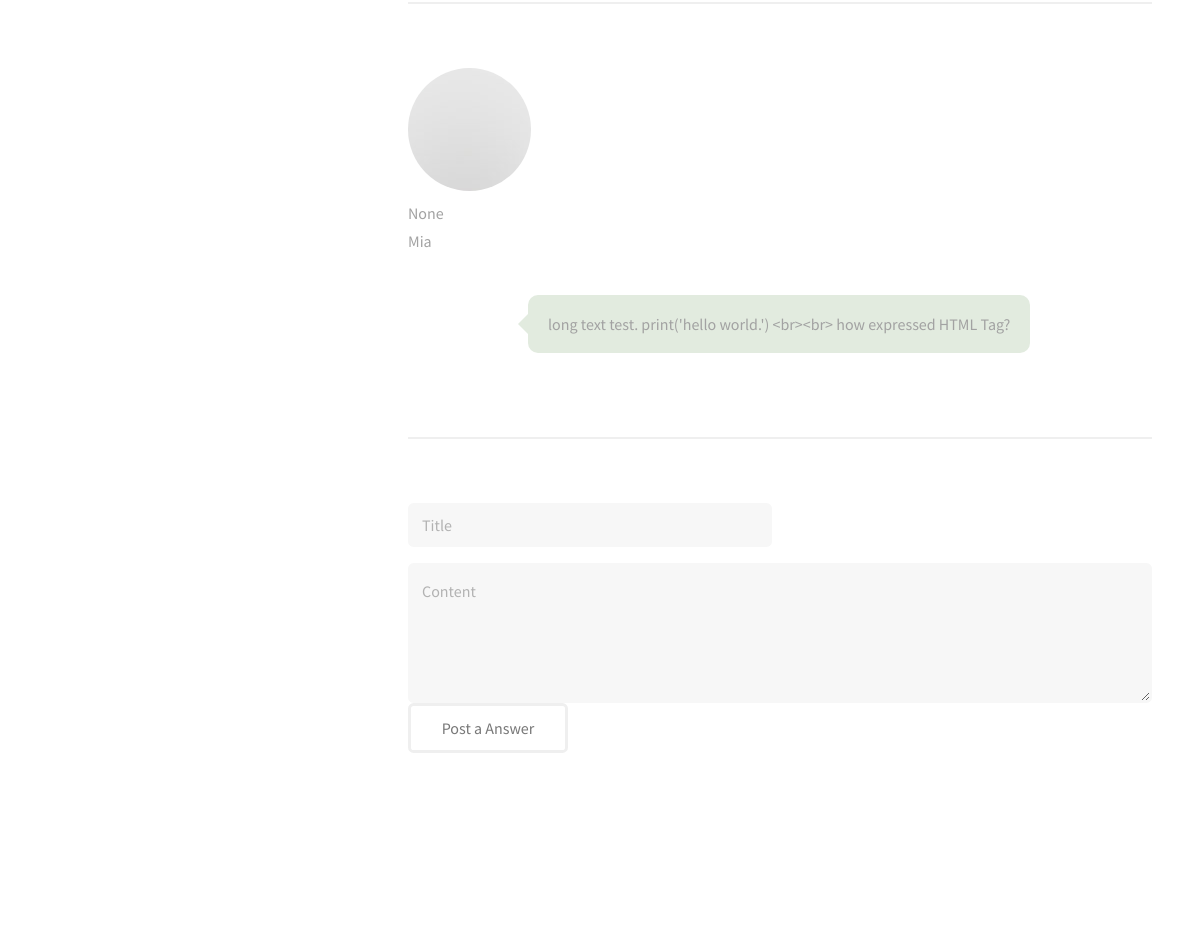
Before: /counsel/detail/2/ (lower part) with the older database file.
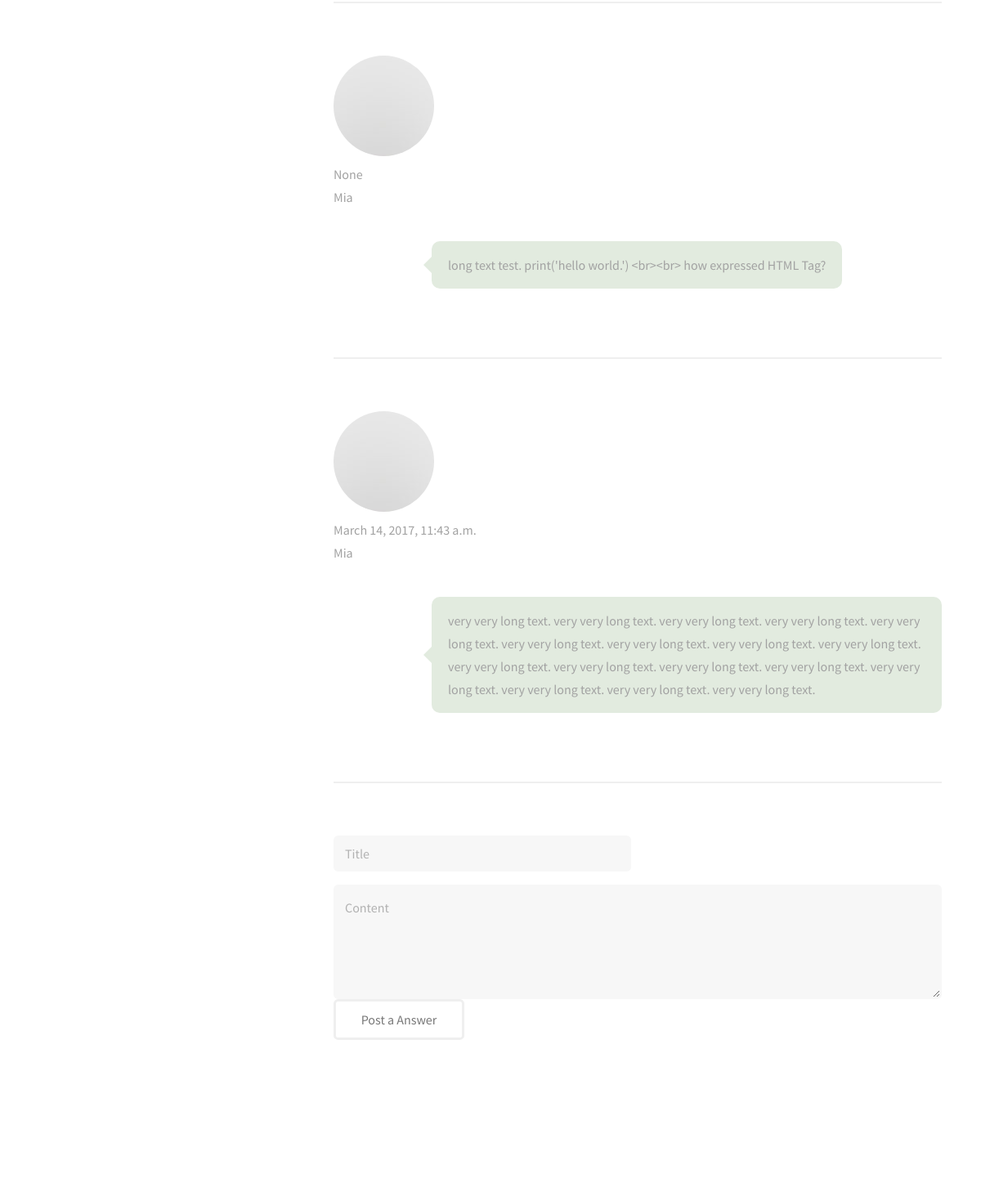
After: the same page with the newer database file.
### counsel/models.py (models this page shows, shortened)
class Post(models.Model):
    title = models.CharField(max_length=50)
    content = models.CharField(max_length=500)
    user = models.ForeignKey(FamoUser)
    hits = models.IntegerField(default=0)
    date = models.DateTimeField(auto_now=True)
    class Meta:
        abstract = True

class Answer(Post):
    question = models.ForeignKey(Question)
    value = models.IntegerField(default=0)

### accounts/models.py (models this page shows)
class FamoUser(AbstractUser):
    birth_date = models.DateField(null=True)
    registered_date = models.DateField(auto_now_add=True, null=True)
    sex = models.IntegerField(null=True)    # add a limit_choices_to
    job = models.IntegerField(null=True)    # add a limit_choices_to
    introduction = models.TextField(default='')
    follows = models.ManyToManyField('self', symmetrical=None)

### counsel/views.py (the view)
# urls.py: url(r'^detail/(?P<question_id>\d+)/$', views.detail, name='detail'),
def detail(request, question_id):
    question = Question.objects.get(id=question_id)
    context = {
                'question': question,
                'answers': question.answer_set.all()}
    return render(request, 'counsel/detail.html', context)

### counsel/templatetags/counsel_extras.py (called while the page is built)
@register.inclusion_tag('counsel/node.html')
def get_question_node(question_obj):
    return {'question': question_obj}

@register.inclusion_tag('counsel/post_answer_node.html')
def post_form(question_id):
    return {'question_id': question_id}

### counsel/templates/counsel/detail.html (shortened to what this page needs)
{% extends 'commons/base.html' %}
{% load counsel_extras %}
{% block content %}
  {% for answer in answers %}
<section id="answer{{ forloop.counter }}">
    {% get_question_node answer %}
</section>
  {% endfor %}
<section id="post_form">
  {% post_form question.id %}
</section>
{% endblock content %}

### counsel/templates/counsel/node.html
<div class="row">
  <div class="col-sm-2">
    <a href="/static/commons/%23" class="image avatar"><img src="/static/commons/images/avatar.jpg" alt="" /></a>
    <p>{{ question.date }}<br>{{ question.user.username }}</p>
  </div>
  <div class="col-sm-10">
    <div class="chat-box">
    <div class="chat-area">
      <div class="main">
        {{ question.content }}
      </div>
    </div>
  </div>
  </div>
</div>

Changed rows visible on the page:
added Answer: date "March 14, 2017, 11:43 a.m.", user.username "Mia", content "very very long text. very very long text. very very long text. very very long text. very very long text. very very long text. very very long text. very very long text. very very long text. very very long text. very very long text. very very long text. very very long text. very very long text. very very long text. very very long text. very very long text."
